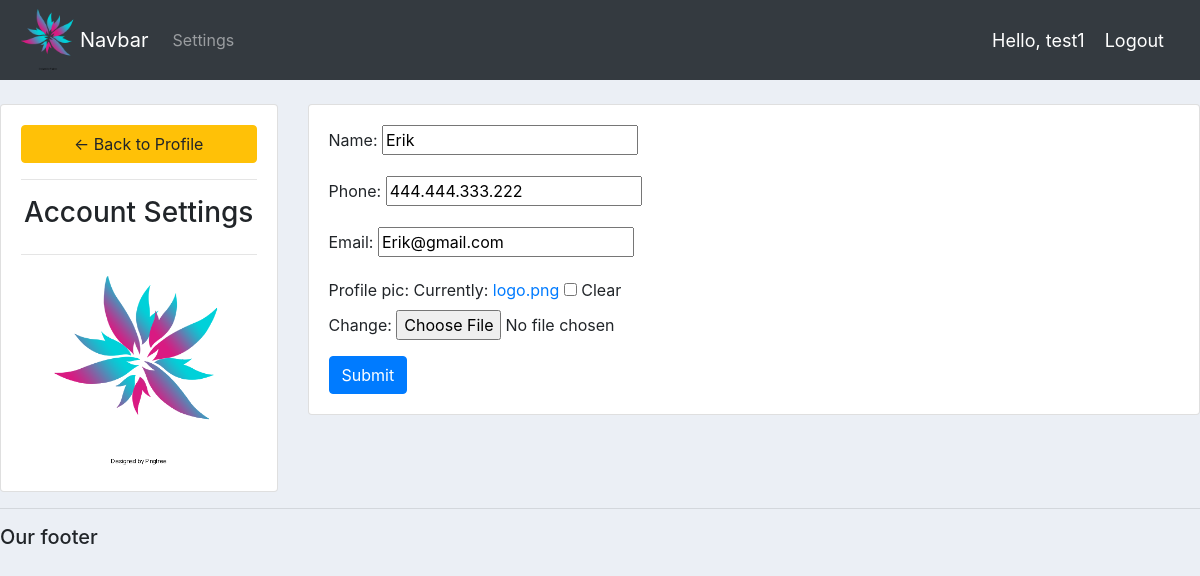
The page /accounts/ (signed in) on the database its author committed.
### accounts/models.py (models this page shows)
class Customer(models.Model):
    user = models.OneToOneField(User, blank=True, null=True, on_delete=models.CASCADE)
    name = models.CharField(max_length=200, null=True)
    phone = models.CharField(max_length=200, null=True)
    email = models.CharField(max_length=200, null=True)
    date_created = models.DateTimeField(auto_now_add=True)
    profile_pic = models.ImageField(default="logo.png",null=True, blank=True)

### accounts/decorators.py (the view)
        def wrapper_func(request, *args, **kwargs):
            group = None
            if request.user.groups.exists():
                group = request.user.groups.all()[0].name
            if group in allowed_roles:
                return view_func(request, *args, **kwargs)
            else:
                return HttpResponse('You are not authorized to view page')

### accounts/forms.py
class CustomerForm(ModelForm):
    class Meta:
        model = Customer
        fields = '__all__'
        exclude = ['user']

### accounts/views.py (called while the page is built)
@login_required(login_url='login')
@allowed_users(allowed_roles=['customer'])
def accountSettings(request):
    customer = request.user.customer
    form = CustomerForm(instance=customer)
    if request.method == 'POST':
        form = CustomerForm(request.POST, request.FILES, instance=customer)
        if form.is_valid():
            form.save()
    context = {'form':form}
    return render(request, 'accounts/account_settings.html', context)

### accounts/templates/accounts/account_settings.html (shortened to what this page needs)
{%  extends 'accounts/main.html' %}
{% load static %}
{% block content %}
<br>
<div class="row">
	<div class="col-md-3">
		<div class="card card-body">
			<a class="btn btn-warning" href="{% url 'home' %}"> &#8592; Back to Profile</a>
			<hr>
			<h3 style="text-align: center">Account Settings</h3>
			<hr>
			<img class="profile-pic" src="{{request.user.customer.profile_pic.url}}" >
		</div>
	</div>
	<div class="col-md-9">
		<div class="card card-body">
			<form method="POST" action="" enctype="multipart/form-data">
				{{form.as_p}}
			<input class="btn btn-primary" type="submit" name="Update Information">
			</form>
		</div>
	</div>
</div>
{% endblock %}

### accounts/templates/accounts/navbar.html (shortened to what this page needs)
{% load static %}
<nav class="navbar navbar-expand-lg navbar-dark bg-dark">
    <img src="{% static 'images/logo.png' %}" width="64" height="64" alt="">
    <a class="navbar-brand" href="/">Navbar</a>
    <div class="collapse navbar-collapse" id="navbarNav">
      <ul class="navbar-nav">
        {% if request.user.is_staff %}
        <li class="nav-item active">
          <a class="nav-link" href="{% url 'home' %}">Dashboard</a>
        </li>
        <li class="nav-item">
          <a class="nav-link" href="{% url 'products' %}">Products</a>
        </li>
        {% else %}
        <li class="nav-item">
          <a class="nav-link" href="{% url 'accounts' %}">Settings</a>
        </li>
        {% endif %}
      </ul>
    </div>
    <span class="hello-msg">Hello, {{request.user}}</span>
    <span><a class="hello-msg" href="{% url 'logout' %}">Logout</a></span>
</nav>

### static/css/main.css (style rules this page uses)
body { background-color: #ebeff5; }

### accounts/templates/accounts/navbar.html (style rules this page uses)
.hello-msg { font-size: 18px; color: #fff; margin-right: 20px; }

### accounts/templates/accounts/account_settings.html (style rules this page uses)
.profile-pic { max-width: 200px; max-height:200px; margin: 0 auto; border-radius: 50%; }

### rows shown on the page
Customer: name "Erik", phone "444.444.333.222", email "Erik@gmail.com"

### other values the page prints
{{ request.user }} "test1"
